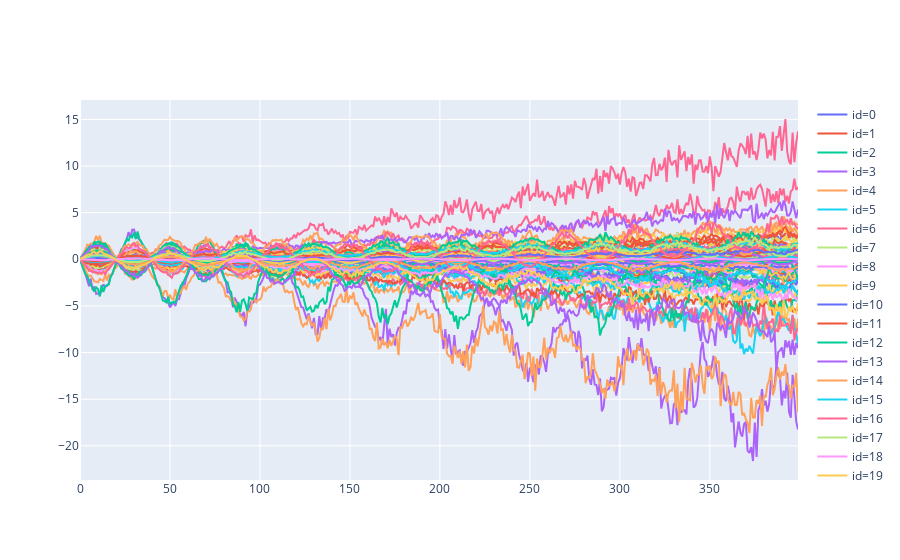

Notebook source saved alongside this figure:
### Code cell
fig = go.Figure()
for series_id in data["series"].unique():
    fig.add_trace(
        go.Scatter(
            x=data[data.series == series_id].time_idx,
            y=data[data.series == series_id].value,
            name=f"id={series_id}",
        )
    )
fig.layout.showlegend = True
fig.show()

### Figure 1 — Plotly figure (JSON) as saved in the notebook; plotly's stock layout.template omitted (floating-point values rounded to 4 significant figures; data arrays with more than 128 entries replaced by an {"elided": "..."} marker saying what was removed)
{"data": [{"name": "id=0", "type": "scatter", "x": {"elided": "400 int values"}, "y": {"elided": "400 float values"}}, {"name": "id=1", "type": "scatter", "x": {"elided": "400 int values"}, "y": {"elided": "400 float values"}}, {"name": "id=2", "type": "scatter", "x": {"elided": "400 int values"}, "y": {"elided": "400 float values"}}, {"name": "id=3", "type": "scatter", "x": {"elided": "400 int values"}, "y": {"elided": "400 float values"}}, {"name": "id=4", "type": "scatter", "x": {"elided": "400 int values"}, "y": {"elided": "400 float values"}}, {"name": "id=5", "type": "scatter", "x": {"elided": "400 int values"}, "y": {"elided": "400 float values"}}, {"name": "id=6", "type": "scatter", "x": {"elided": "400 int values"}, "y": {"elided": "400 float values"}}, {"name": "id=7", "type": "scatter", "x": {"elided": "400 int values"}, "y": {"elided": "400 float values"}}, {"name": "id=8", "type": "scatter", "x": {"elided": "400 int values"}, "y": {"elided": "400 float values"}}, {"name": "id=9", "type": "scatter", "x": {"elided": "400 int values"}, "y": {"elided": "400 float values"}}, {"name": "id=10", "type": "scatter", "x": {"elided": "400 int values"}, "y": {"elided": "400 float values"}}, {"name": "id=11", "type": "scatter", "x": {"elided": "400 int values"}, "y": {"elided": "400 float values"}}, {"name": "id=12", "type": "scatter", "x": {"elided": "400 int values"}, "y": {"elided": "400 float values"}}, {"name": "id=13", "type": "scatter", "x": {"elided": "400 int values"}, "y": {"elided": "400 float values"}}, {"name": "id=14", "type": "scatter", "x": {"elided": "400 int values"}, "y": {"elided": "400 float values"}}, {"name": "id=15", "type": "scatter", "x": {"elided": "400 int values"}, "y": {"elided": "400 float values"}}, {"name": "id=16", "type": "scatter", "x": {"elided": "400 int values"}, "y": {"elided": "400 float values"}}, {"name": "id=17", "type": "scatter", "x": {"elided": "400 int values"}, "y": {"elided": "400 float values"}}, {"name": "id=18", "type": "scatter", "x": {"elided": "400 int values"}, "y": {"elided": "400 float values"}}, {"name": "id=19", "type": "scatter", "x": {"elided": "400 int values"}, "y": {"elided": "400 float values"}}, {"name": "id=20", "type": "scatter", "x": {"elided": "400 int values"}, "y": {"elided": "400 float values"}}, {"name": "id=21", "type": "scatter", "x": {"elided": "400 int values"}, "y": {"elided": "400 float values"}}, {"name": "id=22", "type": "scatter", "x": {"elided": "400 int values"}, "y": {"elided": "400 float values"}}, {"name": "id=23", "type": "scatter", "x": {"elided": "400 int values"}, "y": {"elided": "400 float values"}}, {"name": "id=24", "type": "scatter", "x": {"elided": "400 int values"}, "y": {"elided": "400 float values"}}, {"name": "id=25", "type": "scatter", "x": {"elided": "400 int values"}, "y": {"elided": "400 float values"}}, {"name": "id=26", "type": "scatter", "x": {"elided": "400 int values"}, "y": {"elided": "400 float values"}}, {"name": "id=27", "type": "scatter", "x": {"elided": "400 int values"}, "y": {"elided": "400 float values"}}, {"name": "id=28", "type": "scatter", "x": {"elided": "400 int values"}, "y": {"elided": "400 float values"}}, {"name": "id=29", "type": "scatter", "x": {"elided": "400 int values"}, "y": {"elided": "400 float values"}}, {"name": "id=30", "type": "scatter", "x": {"elided": "400 int values"}, "y": {"elided": "400 float values"}}, {"name": "id=31", "type": "scatter", "x": {"elided": "400 int values"}, "y": {"elided": "400 float values"}}, {"name": "id=32", "type": "scatter", "x": {"elided": "400 int values"}, "y": {"elided": "400 float values"}}, {"name": "id=33", "type": "scatter", "x": {"elided": "400 int values"}, "y": {"elided": "400 float values"}}, {"name": "id=34", "type": "scatter", "x": {"elided": "400 int values"}, "y": {"elided": "400 float values"}}, {"name": "id=35", "type": "scatter", "x": {"elided": "400 int values"}, "y": {"elided": "400 float values"}}, {"name": "id=36", "type": "scatter", "x": {"elided": "400 int values"}, "y": {"elided": "400 float values"}}, {"name": "id=37", "type": "scatter", "x": {"elided": "400 int values"}, "y": {"elided": "400 float values"}}, {"name": "id=38", "type": "scatter", "x": {"elided": "400 int values"}, "y": {"elided": "400 float values"}}, {"name": "id=39", "type": "scatter", "x": {"elided": "400 int values"}, "y": {"elided": "400 float values"}}, {"name": "id=40", "type": "scatter", "x": {"elided": "400 int values"}, "y": {"elided": "400 float values"}}, {"name": "id=41", "type": "scatter", "x": {"elided": "400 int values"}, "y": {"elided": "400 float values"}}, {"name": "id=42", "type": "scatter", "x": {"elided": "400 int values"}, "y": {"elided": "400 float values"}}, {"name": "id=43", "type": "scatter", "x": {"elided": "400 int values"}, "y": {"elided": "400 float values"}}, {"name": "id=44", "type": "scatter", "x": {"elided": "400 int values"}, "y": {"elided": "400 float values"}}, {"name": "id=45", "type": "scatter", "x": {"elided": "400 int values"}, "y": {"elided": "400 float values"}}, {"name": "id=46", "type": "scatter", "x": {"elided": "400 int values"}, "y": {"elided": "400 float values"}}, {"name": "id=47", "type": "scatter", "x": {"elided": "400 int values"}, "y": {"elided": "400 float values"}}, {"name": "id=48", "type": "scatter", "x": {"elided": "400 int values"}, "y": {"elided": "400 float values"}}, {"name": "id=49", "type": "scatter", "x": {"elided": "400 int values"}, "y": {"elided": "400 float values"}}, {"name": "id=50", "type": "scatter", "x": {"elided": "400 int values"}, "y": {"elided": "400 float values"}}, {"name": "id=51", "type": "scatter", "x": {"elided": "400 int values"}, "y": {"elided": "400 float values"}}, {"name": "id=52", "type": "scatter", "x": {"elided": "400 int values"}, "y": {"elided": "400 float values"}}, {"name": "id=53", "type": "scatter", "x": {"elided": "400 int values"}, "y": {"elided": "400 float values"}}, {"name": "id=54", "type": "scatter", "x": {"elided": "400 int values"}, "y": {"elided": "400 float values"}}, {"name": "id=55", "type": "scatter", "x": {"elided": "400 int values"}, "y": {"elided": "400 float values"}}, {"name": "id=56", "type": "scatter", "x": {"elided": "400 int values"}, "y": {"elided": "400 float values"}}, {"name": "id=57", "type": "scatter", "x": {"elided": "400 int values"}, "y": {"elided": "400 float values"}}, {"name": "id=58", "type": "scatter", "x": {"elided": "400 int values"}, "y": {"elided": "400 float values"}}, {"name": "id=59", "type": "scatter", "x": {"elided": "400 int values"}, "y": {"elided": "400 float values"}}, {"name": "id=60", "type": "scatter", "x": {"elided": "400 int values"}, "y": {"elided": "400 float values"}}, {"name": "id=61", "type": "scatter", "x": {"elided": "400 int values"}, "y": {"elided": "400 float values"}}, {"name": "id=62", "type": "scatter", "x": {"elided": "400 int values"}, "y": {"elided": "400 float values"}}, {"name": "id=63", "type": "scatter", "x": {"elided": "400 int values"}, "y": {"elided": "400 float values"}}, {"name": "id=64", "type": "scatter", "x": {"elided": "400 int values"}, "y": {"elided": "400 float values"}}, {"name": "id=65", "type": "scatter", "x": {"elided": "400 int values"}, "y": {"elided": "400 float values"}}, {"name": "id=66", "type": "scatter", "x": {"elided": "400 int values"}, "y": {"elided": "400 float values"}}, {"name": "id=67", "type": "scatter", "x": {"elided": "400 int values"}, "y": {"elided": "400 float values"}}, {"name": "id=68", "type": "scatter", "x": {"elided": "400 int values"}, "y": {"elided": "400 float values"}}, {"name": "id=69", "type": "scatter", "x": {"elided": "400 int values"}, "y": {"elided": "400 float values"}}, {"name": "id=70", "type": "scatter", "x": {"elided": "400 int values"}, "y": {"elided": "400 float values"}}, {"name": "id=71", "type": "scatter", "x": {"elided": "400 int values"}, "y": {"elided": "400 float values"}}, {"name": "id=72", "type": "scatter", "x": {"elided": "400 int values"}, "y": {"elided": "400 float values"}}, {"name": "id=73", "type": "scatter", "x": {"elided": "400 int values"}, "y": {"elided": "400 float values"}}, {"name": "id=74", "type": "scatter", "x": {"elided": "400 int values"}, "y": {"elided": "400 float values"}}, {"name": "id=75", "type": "scatter", "x": {"elided": "400 int values"}, "y": {"elided": "400 float values"}}, {"name": "id=76", "type": "scatter", "x": {"elided": "400 int values"}, "y": {"elided": "400 float values"}}, {"name": "id=77", "type": "scatter", "x": {"elided": "400 int values"}, "y": {"elided": "400 float values"}}, {"name": "id=78", "type": "scatter", "x": {"elided": "400 int values"}, "y": {"elided": "400 float values"}}, {"name": "id=79", "type": "scatter", "x": {"elided": "400 int values"}, "y": {"elided": "400 float values"}}, {"name": "id=80", "type": "scatter", "x": {"elided": "400 int values"}, "y": {"elided": "400 float values"}}, {"name": "id=81", "type": "scatter", "x": {"elided": "400 int values"}, "y": {"elided": "400 float values"}}, {"name": "id=82", "type": "scatter", "x": {"elided": "400 int values"}, "y": {"elided": "400 float values"}}, {"name": "id=83", "type": "scatter", "x": {"elided": "400 int values"}, "y": {"elided": "400 float values"}}, {"name": "id=84", "type": "scatter", "x": {"elided": "400 int values"}, "y": {"elided": "400 float values"}}, {"name": "id=85", "type": "scatter", "x": {"elided": "400 int values"}, "y": {"elided": "400 float values"}}, {"name": "id=86", "type": "scatter", "x": {"elided": "400 int values"}, "y": {"elided": "400 float values"}}, {"name": "id=87", "type": "scatter", "x": {"elided": "400 int values"}, "y": {"elided": "400 float values"}}, {"name": "id=88", "type": "scatter", "x": {"elided": "400 int values"}, "y": {"elided": "400 float values"}}, {"name": "id=89", "type": "scatter", "x": {"elided": "400 int values"}, "y": {"elided": "400 float values"}}, {"name": "id=90", "type": "scatter", "x": {"elided": "400 int values"}, "y": {"elided": "400 float values"}}, {"name": "id=91", "type": "scatter", "x": {"elided": "400 int values"}, "y": {"elided": "400 float values"}}, {"name": "id=92", "type": "scatter", "x": {"elided": "400 int values"}, "y": {"elided": "400 float values"}}, {"name": "id=93", "type": "scatter", "x": {"elided": "400 int values"}, "y": {"elided": "400 float values"}}, {"name": "id=94", "type": "scatter", "x": {"elided": "400 int values"}, "y": {"elided": "400 float values"}}, {"name": "id=95", "type": "scatter", "x": {"elided": "400 int values"}, "y": {"elided": "400 float values"}}, {"name": "id=96", "type": "scatter", "x": {"elided": "400 int values"}, "y": {"elided": "400 float values"}}, {"name": "id=97", "type": "scatter", "x": {"elided": "400 int values"}, "y": {"elided": "400 float values"}}, {"name": "id=98", "type": "scatter", "x": {"elided": "400 int values"}, "y": {"elided": "400 float values"}}, {"name": "id=99", "type": "scatter", "x": {"elided": "400 int values"}, "y": {"elided": "400 float values"}}], "layout": {"showlegend": true}}
